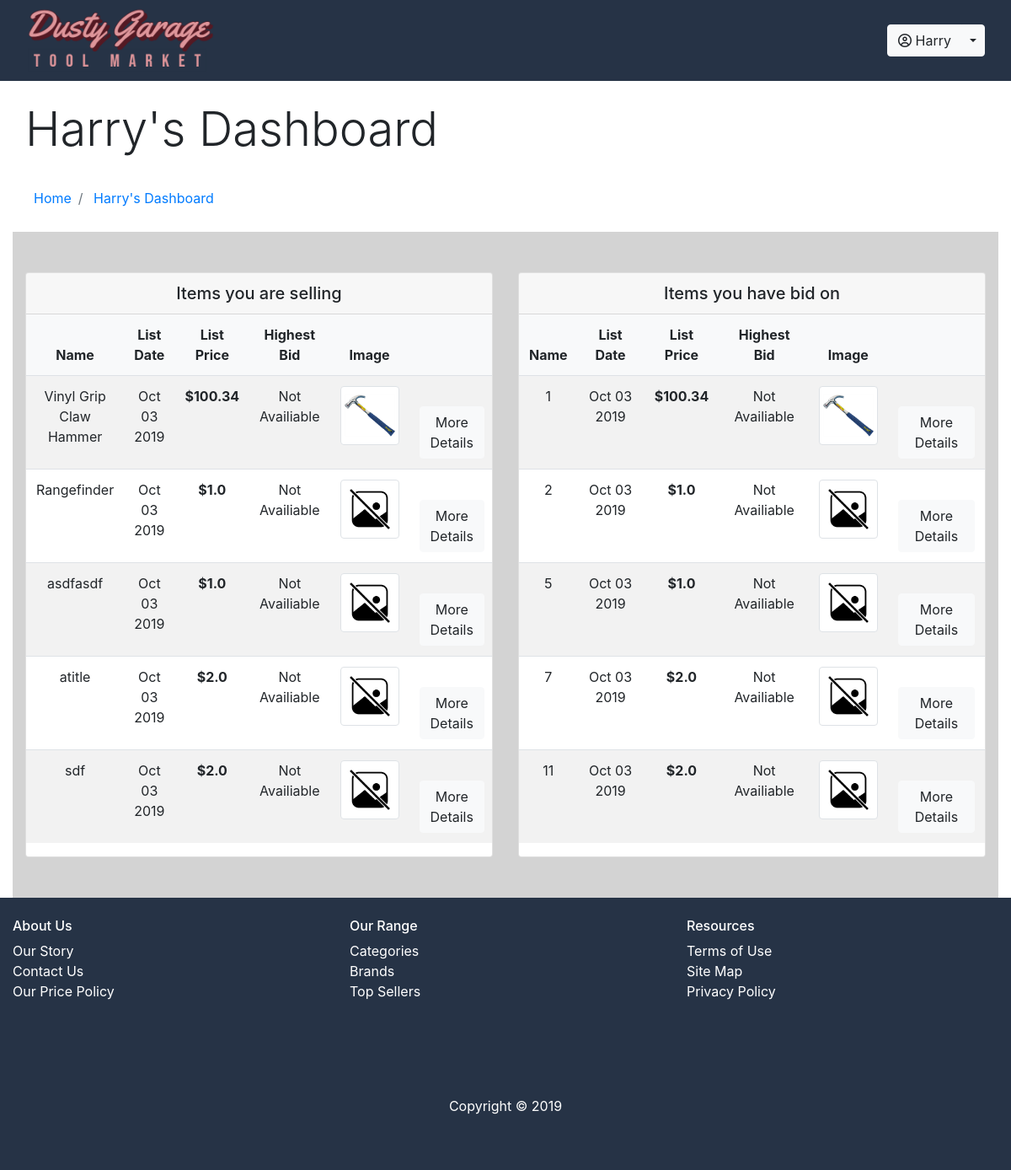
/tools/userdash/1 (signed in), run on the app's committed database.
### marketplace/models.py (models this page shows, shortened)
class User(db.Model, UserMixin):
    __tablename__ = 'users'
    id = db.Column(db.Integer, primary_key=True)
    name = db.Column(db.String(100), index=True, nullable=False)
    lastName = db.Column(db.String(100), index=True, nullable=False)
    emailid = db.Column(db.String(100), index=True,
                        unique=True, nullable=False)
    password_hash = db.Column(db.String(255), nullable=False)
    bids = db.relationship('Bid', backref='user')
    tools = db.relationship('Tool', backref='user')

class Tool(db.Model):
    __tablename__ = "tools"
    id = db.Column(db.Integer, primary_key=True)
    tool_name = db.Column(db.String(100))
    modelNo = db.Column(db.String(100))
    list_price = db.Column(db.Float(100))
    category = db.Column(db.String(100))
    user_id = db.Column(db.Integer, db.ForeignKey('users.id'))
    desc = db.Column(db.String(100))
    brand = db.Column(db.String(100))
    date_created = db.Column(db.DateTime, default=datetime.now())
    sold_status = db.Column(db.String(100), default="")
    images = db.Column(db.String(1000), default='noimage.png')
    bid_id = db.relationship('Bid', backref='tools')
    def __repr__(self):
        return "\n\n<Tool Name: {}\n Tool ID: {}\n Brand: {}\n sold_status: {}\n User Id: {} \nImages: {}>\n".format(
            self.tool_name, self.id, self.brand, self.sold_status, self.user_id, self.images
        )

### marketplace/tools.py (the view)
@bp.route('/userdash/<userid>', methods=["POST", "GET"])
@login_required
def userdash(userid):
    print(userid)
    tool = Tool.query.filter_by(user_id=userid).all()
    print(tool)
    bids = db.session.query(Tool, Bid).join(
        Bid).filter_by(user_id=userid).all()
    print(bids)
    current_user = session.get('user_id')
    return render_template('tools/userdash.html', userid=userid, tool=tool, bids=bids)

### marketplace/models.py (called while the page is built)
    def __repr__(self):
        return "<bid_amount: {}, id: {}, user_id: {}, tool_id: {}>".format(self.bid_amount, self.id, self.user_id, self.tool_id)

### marketplace/templates/tools/userdash.html (shortened to what this page needs)
{% extends "base.html" %} {% import "bootstrap/wtf.html" as wtf %} {% block content %}
<main>
    <section class="container-fluid my-4 text-left" id="services">
        <h3 class="display-4 mx-auto col-sm-12">{{current_user.name}}'s Dashboard</h3>
    </section>
    <nav aria-label="breadcrumb">
        <ol class="container-fluid ml-4 breadcrumb bg-white">
            <li class="breadcrumb-item">
                <a href="index.html">Home</a>
            </li>
            <li class="breadcrumb-item">
                <a href="manage.html">{{current_user.name}}'s Dashboard</a>
            </li>
        </ol>
    </nav>
    <div class="container-fluid" id="itemdescription">
        <section class="container-fluid text-center " id="services ">
            <div class="row py-5 " style="background: lightgrey ">
                <article class="col-sm-6 " id="browse ">
                    <div class="card">
                        <h5 class="card-header">Items you are selling</h5>
                        <div class="card-body p-0">
                            <div class="table-responsive">
                                <table class="table table-striped">
                                    <thead class="bg-light">
                                        <tr class="border-0">
                                            <th class="border-0">Name</th>
                                            <th class="border-0">List Date</th>
                                            <th class="border-0">List Price</th>
                                            <th class="border-0">Highest Bid</th>
                                            <th class="border-0">Image</th>
                                            <th class="border-0 text-center"></th>
                                        </tr>
                                    </thead>
                                    <tbody>
                                        {% for tool in tool %}
                                        <tr>
                                            <td>{{tool.tool_name}}</td>
                                            <td>{{tool.date_created.strftime("%b %d %Y")}}</td>
                                            <th scope="row">${{tool.list_price}}</th>
                                            <td>Not Availiable</td>
                                            <td>
                                                <img class="img-fluid img-thumbnail" style="max-width: 70px;" src={{ '/static/img/' + tool.images }}>
                                            </td>
                                            <td>
                                                <form>
                                                    <a href="/tools/{{tool.id}}/manage">
                                                        <button type="button" onclick="login" class=" btn btn-light mt-4">More Details
                                                        </button>
                                                    </a>
                                                </form>
                                            </td>
                            </div>
                        </div>
                    </div>
                    </tr>
                    {% endfor %}
                <article class="col-sm-6 " id="sell ">
                    <div class="card">
                        <h5 class="card-header">Items you have bid on</h5>
                        <div class="card-body p-0">
                            <div class="table-responsive">
                                <table class="table table-striped">
                                    <thead class="bg-light">
                                        <tr class="border-0">
                                            <th class="border-0">Name</th>
                                            <th class="border-0">List Date</th>
                                            <th class="border-0">List Price</th>
                                            <th class="border-0">Highest Bid</th>
                                            <th class="border-0">Image</th>
                                            <th class="border-0 text-center"></th>
                                        </tr>
                                    </thead>
                                    <tbody>
                                        {% for tool in tool %}
                                        <tr>
                                            <td>{{tool.id}}</td>
                                            <td>{{tool.date_created.strftime("%b %d %Y")}}</td>
                                            <th scope="row">${{tool.list_price}}</th>
                                            <td>Not Availiable</td>
                                            <td>
                                                <img class="img-fluid img-thumbnail" style="max-width: 70px;" src={{ '/static/img/' + tool.images }}>
                                            </td>
                                            <td>
                                                <form>
                                                    <a href="/tools/{{tool.id}}/manage">
                                                        <button type="button" onclick="login" class=" btn btn-light mt-4">More Details
                                                        </button>
                                                    </a>
                                                </form>
                                            </td>
                            </div>
                        </div>
                    </div>
                    </tr>
                    {% endfor %}
                </article>
</main>
{% endblock %}

### marketplace/templates/base.html (shortened to what this page needs)
<!DOCTYPE html>
<html lang="en">
<head>
    <link rel="stylesheet" href="https://maxcdn.bootstrapcdn.com/bootstrap/4.3.1/css/bootstrap.min.css">
</head>
<body>
    <header>
        <nav class="navbar navbar-expand-sm bg-base-blue text-white py-2">
            <div class="container-fluid">
                <a class="navbar-brand py-0 display-4" href="/"><img src="/static\img\dglogobgblue1.png" height="80"
                        alt="">
                </a>
                <div class="navbar-nav text-white justify-content-end">
                    <div class="collapse navbar-collapse" id="navbarTogglerDemo01">
                        {% if current_user.is_authenticated %}
                        <div class="btn-group">
                            <button type="button" class="btn btn-light text-black"><i class="far fa-user-circle"></i>
                                {{ current_user.name }}</button>
                            <button type="button" class="btn btn-light dropdown-toggle dropdown-toggle-split"
                                data-toggle="dropdown">
                            </button>
                        </div>
                        {% endif %}
                    </div>
                </div>
        </nav>
    </header>
    {% block content %}
    {% endblock %}
    <footer class="footer container-fluid">
        <div class="row justify-content-center text-left bg-base-blue text-white pb-5 pt-4">
            <div class="col-4">
                <h6>About Us</h6>
                <ul class="list-unstyled">
                    <li><a class="text-reset" href="#">Our Story</a></li>
                    <li><a class="text-reset" href="#">Contact Us</a></li>
                    <li><a class="text-reset" href="#">Our Price Policy</a></li>
                </ul>
            </div>
            <div class="col-4">
                <h6>Our Range</h6>
                <ul class="list-unstyled text-white">
                    <li><a class="text-reset" href="#">Categories</a></li>
                    <li><a class="text-reset" href="#" class="text-decoration-none">Brands</a></li>
                    <li><a class="text-reset" href="#">Top Sellers</a></li>
                </ul>
            </div>
            <div class="col-4">
                <h6>Resources</h6>
                <ul class="list-unstyled text-reset">
                    <li><a class="text-reset" href="#">Terms of Use</a></li>
                    <li><a class="text-reset" href="#">Site Map</a></li>
                    <li><a class="text-reset" href="#">Privacy Policy</a></li>
                </ul>
            </div>
        </div>
        <div class="row text-white bg-base-blue">
            <div class="text-center col-12 py-5 mx-auto">
                <p>Copyright &copy; 2019</p>
            </div>
        </div>
    </footer>
</body>
</html>

### marketplace/templates/base.html (style rules this page uses)
.bg-base-blue { background-color: #263346; }

### data on the page
User: name "Harry"
Tool: tool_name "Vinyl Grip Claw Hammer", date_created "Oct 03 2019", list_price "100.34", images (picture), id "1"
Tool: tool_name "Rangefinder", date_created "Oct 03 2019", list_price "1.0", images (placeholder picture), id "2"
Tool: tool_name "asdfasdf", date_created "Oct 03 2019", list_price "1.0", images (placeholder picture), id "5"
Tool: tool_name "atitle", date_created "Oct 03 2019", list_price "2.0", images (placeholder picture), id "7"
Tool: tool_name "sdf", date_created "Oct 03 2019", list_price "2.0", images (placeholder picture), id "11"
